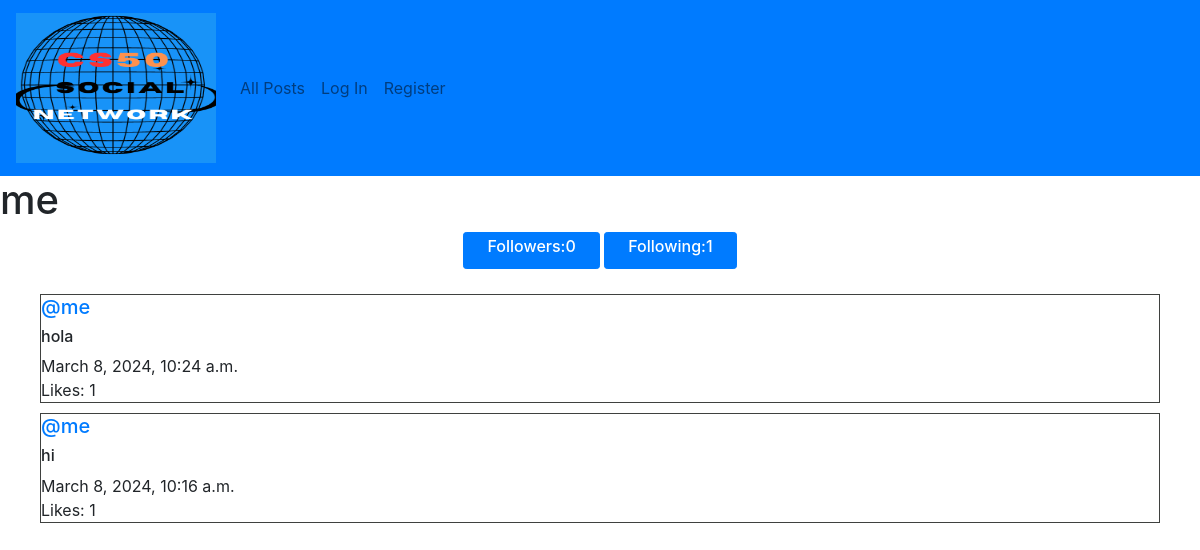
/profile/5, run on the app's committed database.
### network/models.py (models this page shows, shortened)
class User(AbstractUser):
    pass

class Post(models.Model):
    user = models.ForeignKey(User, on_delete=models.CASCADE, related_name="author")
    content = models.TextField()
    created_at = models.DateTimeField(auto_now_add=True)
    likes_count = models.IntegerField(default=0)

### network/views.py (the view)
# urls.py: path("profile/<int:user_id>", views.profile, name="profile"),
def profile(request, user_id):
    user = User.objects.get(pk=user_id)
    all_posts = Post.objects.filter(user=user).order_by("id").reverse()
    following = Follow.objects.filter(user=user)
    followers = Follow.objects.filter(follower=user)
    try:
        check_follow = followers.filter(user=User.objects.get(pk=request.user.id))
        if len(check_follow) !=0:
            is_following = True
        else:
            is_following = False
    except:
        is_following = False
    paginator = Paginator(all_posts, 10)
    page_number = request.GET.get('page')
    posts_of_page = paginator.get_page(page_number)
    return render(request, "network/profile.html", {
        "all_posts": all_posts,
        "posts_of_page": posts_of_page,
        "username": user.username,
        "following": following,
        "followers": followers,
        "is_following": is_following,
        "user_profile": user
    })

### network/templates/network/profile.html (shortened to what this page needs)
{% extends "network/layout.html" %}
{% block body %}
<h1>{{ username }}</h1>
<div class="container">
    <div class="row d-flex justify-content-center">
        <div><button class="btn btn-primary btn-sm"><h6 class="col-4">Followers:{{ followers.count }} </h6></button>
            <button class="btn btn-primary btn-sm"><h6 class="col-4">Following:{{ following.count }} </h6></button>
        </div>
    </div>
</div>
        <div class="all-posts">
            {% for post in posts_of_page %}
                <div class="row post">
                    <h5 class="username"> <a href="{% url 'profile' user_id=post.user.id %}">@{{ post.user }}</a></a></h5>
                    <div class="content"><h6 class="content">{{ post.content }}</h6></div>
                    <div class="date">{{ post.created_at }}</div>
                    <div class="likes">Likes: {{ post.likes_count }}</div>
                </div>
            {% endfor %}
        </div>
{% endblock %}

### network/static/network/styles.css (style rules this page uses)
.all-posts { display: flex; flex-direction: column; justify-content: flex-start; margin: 20px; }
.post { border: 0.1px solid rgb(63, 65, 63); display: flex; justify-content: center; flex-direction: column; box-sizing: border-box; margin: 5px 20px; }

### data on the page
User: username "me"
Post: user "me", content "hola", created_at "March 8, 2024, 10:24 a.m.", likes_count "1"
Post: user "me", content "hi", created_at "March 8, 2024, 10:16 a.m.", likes_count "1"

### other printed values
{{ followers.count }} "0"
{{ following.count }} "1"
